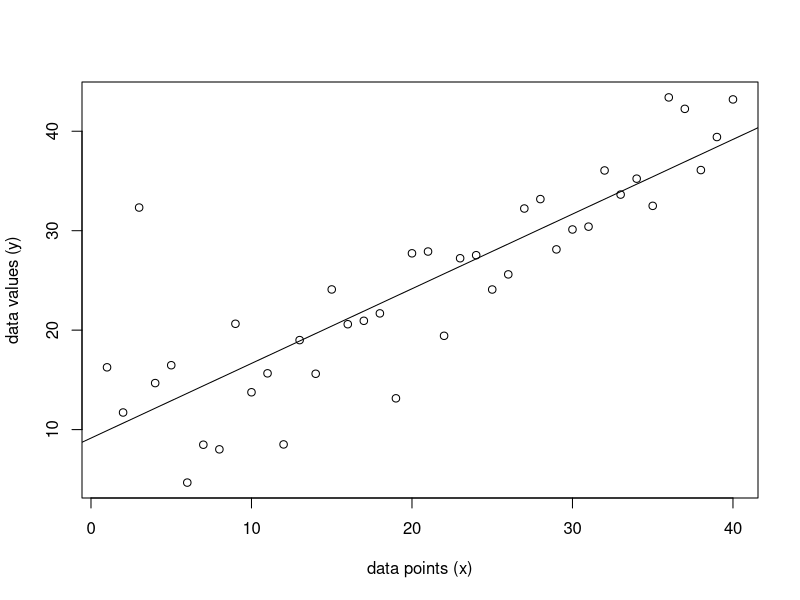

The R source for this figure:
## ---- chunk 1
set.seed(2055) # set seed
projectData = as.data.frame(cbind(x = c(1:40), 
                                  y = c(1:40) + rnorm(40, mean=1, sd=4) 
                                  + rnorm(40, mean=1, sd=2) ))

randomCols = floor(abs(rnorm(5, mean=1, sd=20)))
randomFactor = floor(abs(rnorm(5, mean=0.7, sd=12)))
for(item in 1:length(randomCols)){
  projectData[item,2] <- projectData[item,2] + randomFactor[item]
}
## ---- chunk 2
# Visualisation of the "Reference" data set that drives "Stats Tutorial"!
refdataModel = lm(y ~ x, data=projectData)    
plot(projectData$x, projectData$y, xlab = "data points (x)", ylab = "data values (y)")
abline(a = refdataModel)
